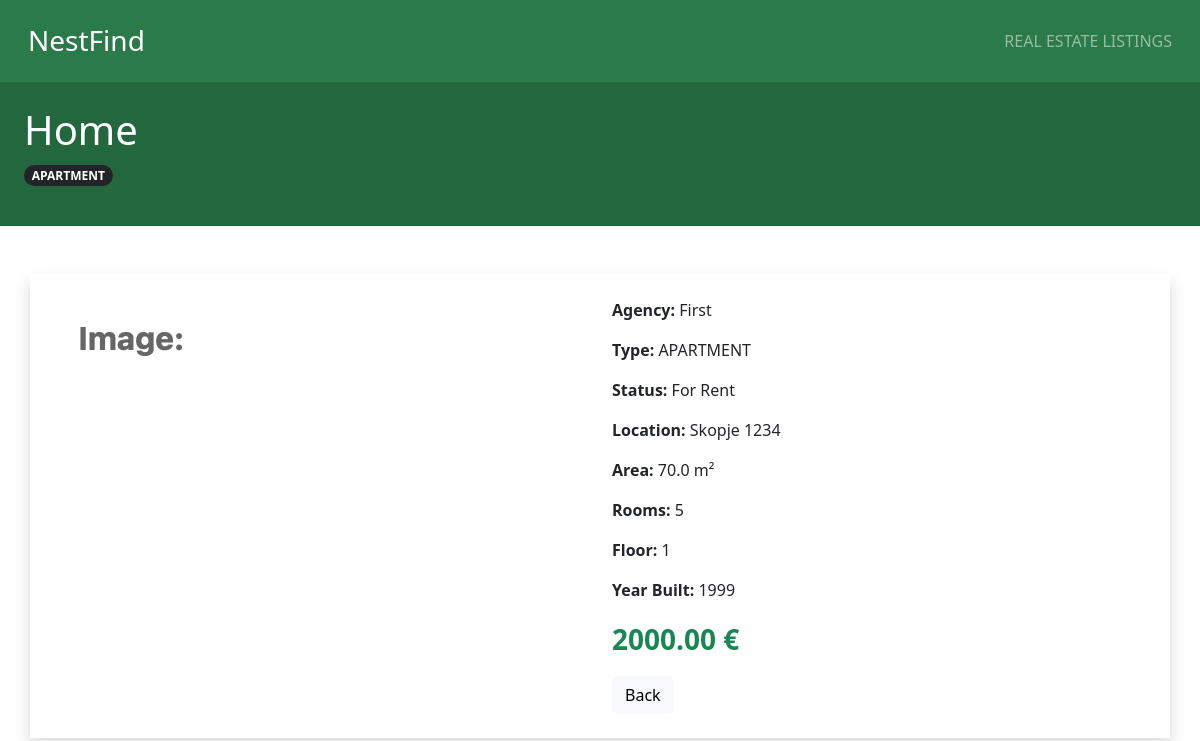
Page /details/2/ on the committed database.
### agency/models.py (models this page shows, shortened)
class Property(models.Model):
    PROPERTY_TYPES = [
        ('HOUSE', 'House'),
        ('APARTMENT', 'Apartment'),
        ('LAND', 'Land'),
        ('COMMERCIAL', 'Commercial'),
        ('STUDIO', 'Studio'),
        ('VILLA', 'Villa'),
        ('OFFICE', 'Office'),
    ]
    STATUS_CHOICES = [
        ('For Sale', 'Sale'),
        ('For Rent', 'Rent'),
        ('Sold', 'Sold'),
        ('Rented','Rented')
    ]
    title = models.CharField(max_length=200)
    image= models.ImageField(upload_to='images/')
    location = models.CharField(max_length=200)
    city = models.CharField(max_length=100)
    area = models.FloatField()
    rooms = models.IntegerField()
    floor = models.IntegerField()
    build_year = models.IntegerField()
    property_type = models.CharField(max_length=20, choices=PROPERTY_TYPES)
    status = models.CharField(max_length=20, choices=STATUS_CHOICES)
    price = models.DecimalField(max_digits=10, decimal_places=2)
    agency = models.ForeignKey('Agency', on_delete=models.CASCADE)

class Agency(models.Model):
    name= models.CharField(max_length=200)
    country = models.CharField(max_length=200)
    city = models.CharField(max_length=200)
    year_founded = models.IntegerField()
    website = models.URLField()
    def __str__(self):
        return self.name

### agency/views.py (the view)
# urls.py: path('details/<int:pk>/',views.detail,name='details')
def detail(request,pk):
    property=get_object_or_404(Property,pk=pk)
    context={'property':property}
    return render(request,'agency/details.html',context)

### agency/templates/agency/details.html (shortened to what this page needs)
{% load static %}
<!DOCTYPE html>
<html>
<head>
    <link rel="stylesheet" href="{% static 'agency/bootstrap.css' %}"/>
</head>
<body>
<nav class="navbar navbar-expand-lg" style="background-color: #2b7a4a;">
    <div class="container-fluid d-flex justify-content-between align-items-center">
        <h3 class="m-3 text-white">NestFind</h3>
        <p class="m-3 text-white-50">REAL ESTATE LISTINGS</p>
    </div>
</nav>
<div class="container-fluid p-4" style="background-color: #23673f; color:white;">
    <h1 class="">{{ property.title }}</h1>
    <p class="text-white- badge rounded-pill bg-dark">
        {{ property.property_type }}
    </p>
</div>
<div class="container mt-5">
    <div class="row shadow p-4">
        <div class="col-md-6">
            <img src="{{ property.image.url }}"
                 class="img-fluid rounded">
        </div>
        <div class="col-md-6">
            <p><strong>Agency:</strong> {{ property.agency }}</p>
            <p><strong>Type:</strong> {{ property.property_type }}</p>
            <p><strong>Status:</strong> {{ property.status }}</p>
            <p><strong>Location:</strong> {{ property.location }}</p>
            <p><strong>Area:</strong> {{ property.area }} m²</p>
            <p><strong>Rooms:</strong> {{ property.rooms }}</p>
            <p><strong>Floor:</strong> {{ property.floor }}</p>
            <p><strong>Year Built:</strong> {{ property.build_year }}</p>
            <p class="fs-3 fw-bold text-success">
                {{ property.price }} €
            </p>
            <a href="/index/" class="btn btn-light">Back</a>
        </div>
    </div>
</div>
</body>
</html>

### rows in the picture
Property: title "Home", property_type "APARTMENT", image (picture), agency "First", status "For Rent", location "Skopje 1234", area "70.0", rooms "5", floor "1", build_year "1999", price "2000.00"
